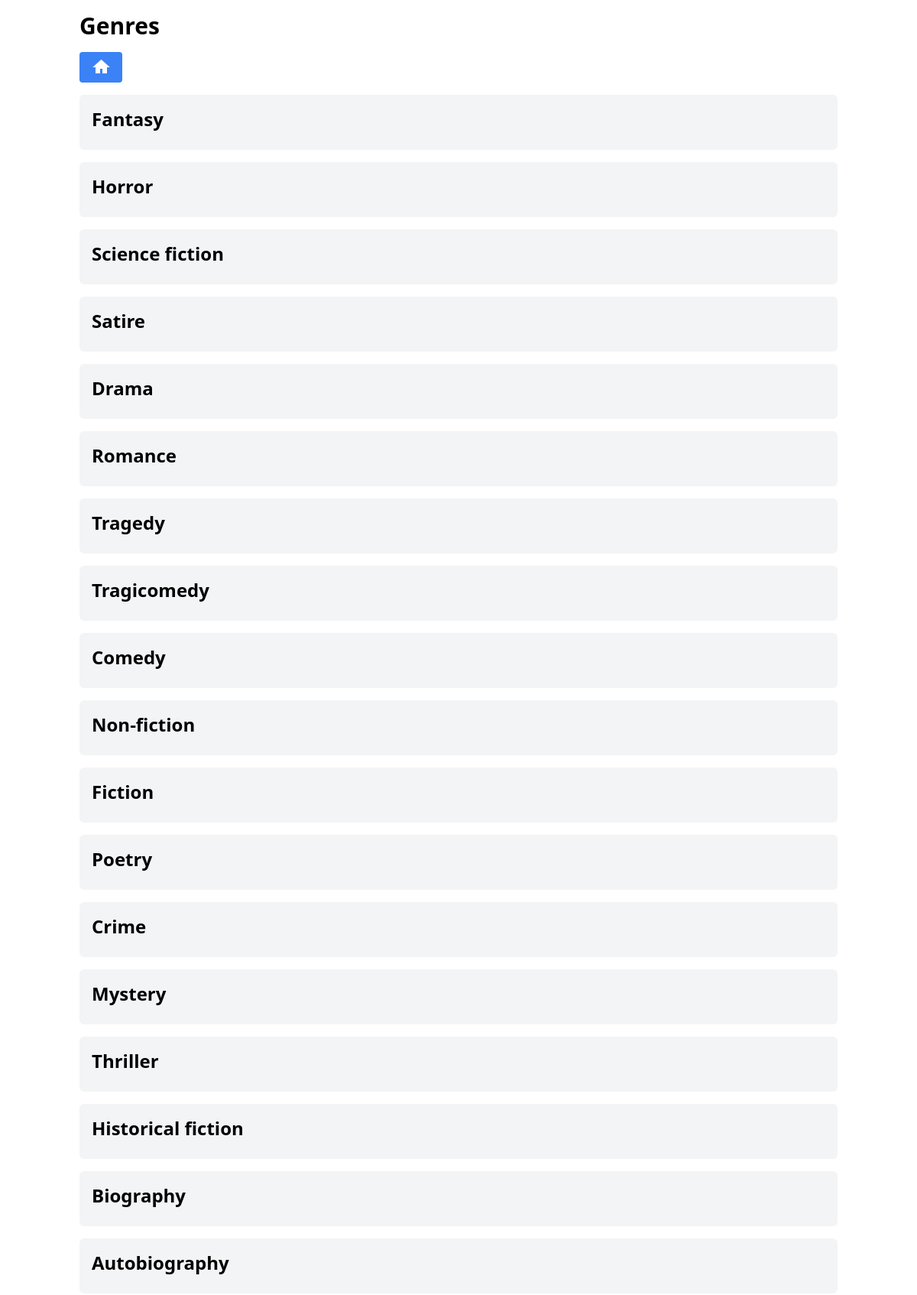
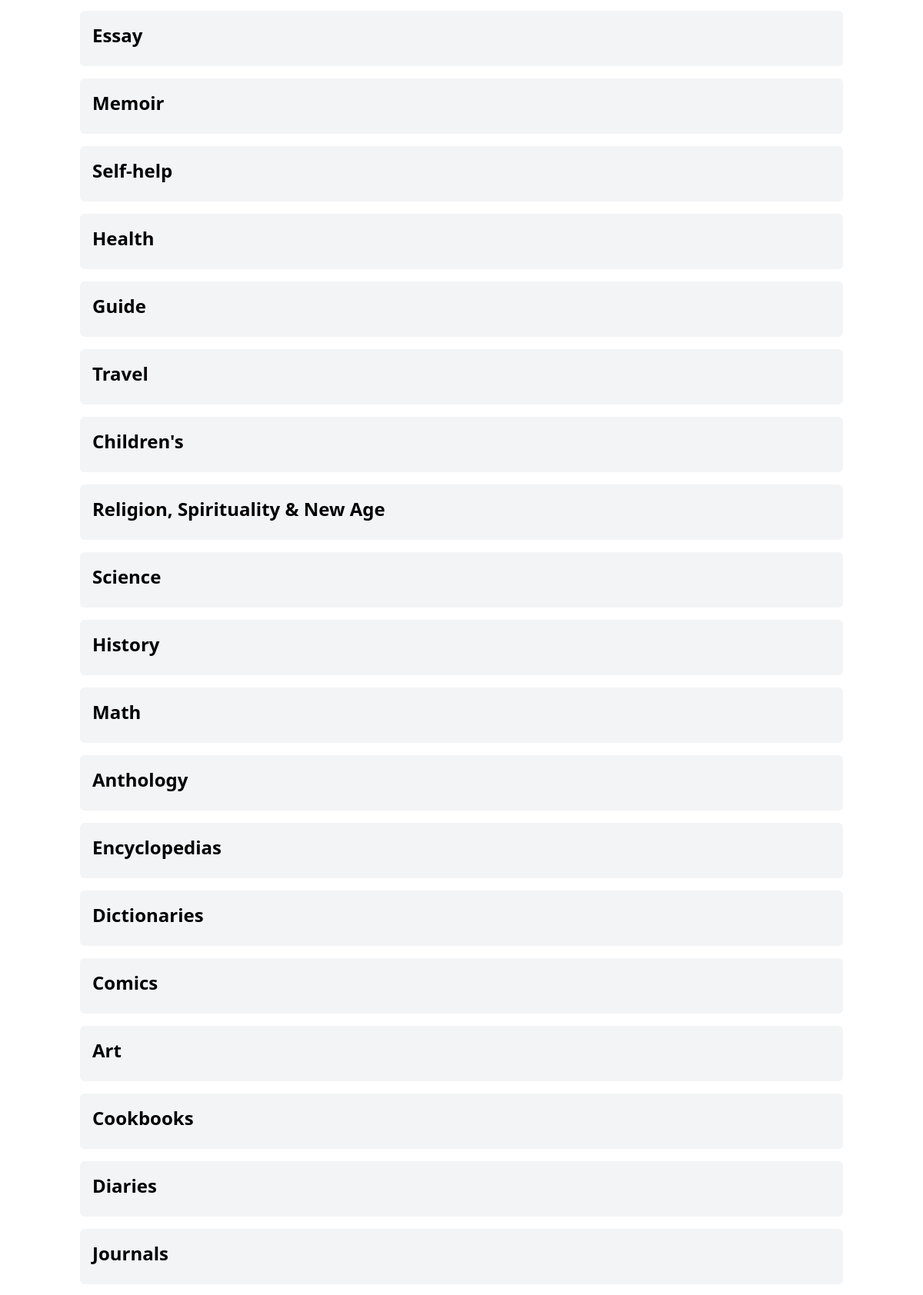
The app's page /pages/genres.php (signed in, upper part) with its own data (2 pictures, top to bottom).
### tables this page shows
CREATE TABLE genres
(
    id   INT PRIMARY KEY AUTO_INCREMENT,
    name VARCHAR(255) NOT NULL
);

### pages/genres.php (the view, shortened to what this page needs)
<!DOCTYPE html>
<html lang="en">
<head>
    <script src="https://cdn.tailwindcss.com"></script>
</head>
<body>
    <div class="container mx-auto p-4">
        <h1 class="text-3xl font-bold mb-4">Genres</h1>
        <a href="./books.php"
            class="bg-blue-500 hover:bg-blue-700 text-white font-bold py-2 px-4 rounded material-icons mb-4">home</a>
        <?php
        $servername = "localhost";
        $username = "root";
        $password = "";
        $dbname = "books";
        $conn = new mysqli($servername, $username, $password, $dbname);
        $sql = "SELECT * FROM genres";
        $result = $conn->query($sql);
        if ($result->num_rows > 0) {
            echo '<div class="container mx-auto">';
            while ($row = $result->fetch_assoc()) {
                $genreName = $row["name"];
                $genreDescription = $row["description"];
                echo '<div class="bg-gray-100 p-4 rounded-md mb-4">
                    <h2 class="text-2xl font-bold mb-2">' . $genreName . '</h2>
                    <p class="text-gray-500">' . $genreDescription . '</p>
                  </div>';
            }
            echo '</div>';
        } else {
            echo '<p>No genres found.</p>';
        }
        ?>
    </div>
</body>
</html>

### records on screen
genres: name "Fantasy"
genres: name "Horror"
genres: name "Science fiction"
genres: name "Satire"
genres: name "Drama"
genres: name "Romance"
genres: name "Tragedy"
genres: name "Tragicomedy"
genres: name "Comedy"
genres: name "Non-fiction"
genres: name "Fiction"
genres: name "Poetry"
genres: name "Crime"
genres: name "Mystery"
genres: name "Thriller"
genres: name "Historical fiction"
genres: name "Biography"
genres: name "Autobiography"
genres: name "Essay"
genres: name "Memoir"
genres: name "Self-help"
genres: name "Health"
genres: name "Guide"
genres: name "Travel"
genres: name "Children's"
genres: name "Religion, Spirituality & New Age"
genres: name "Science"
genres: name "History"
genres: name "Math"
genres: name "Anthology"
genres: name "Encyclopedias"
genres: name "Dictionaries"
genres: name "Comics"
genres: name "Art"
genres: name "Cookbooks"
genres: name "Diaries"
genres: name "Journals"
